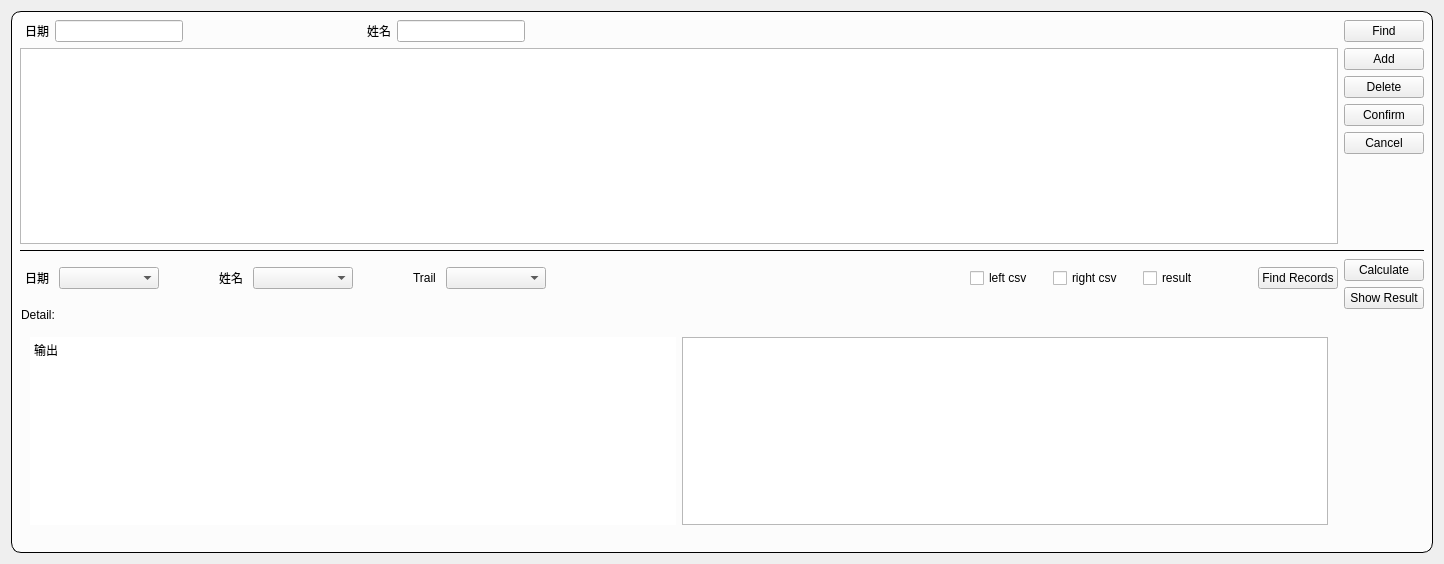
        <widget class="QWidget" name="Page2">
         <attribute name="title">
          <string>档案</string>
         </attribute>
         <layout class="QVBoxLayout" name="verticalLayout_15">
          <item>
           <widget class="QWidget" name="database" native="true">
            <property name="styleSheet">
             <string notr="true">#database{
border:1px solid;
border-radius: 10px;
background-color: rgba(255, 255, 255, 200);}</string>
            </property>
            <layout class="QVBoxLayout" name="verticalLayout_14" stretch="0,2,3">
             <item>
              <layout class="QHBoxLayout" name="horizontalLayout_18">
               <property name="rightMargin">
                <number>0</number>
               </property>
               <item>
                <layout class="QHBoxLayout" name="horizontalLayout_16">
                 <property name="leftMargin">
                  <number>5</number>
                 </property>
                 <property name="rightMargin">
                  <number>5</number>
                 </property>
                 <item>
                  <widget class="QLabel" name="DateLabel">
                   <property name="text">
                    <string>日期</string>
                   </property>
                  </widget>
                 </item>
                 <item>
                  <widget class="QLineEdit" name="findByDate"/>
                 </item>
                </layout>
               </item>
               <item>
                <spacer name="horizontalSpacer_8">
                 <property name="orientation">
                  <enum>Qt::Horizontal</enum>
                 </property>
                 <property name="sizeHint" stdset="0">
                  <size>
                   <width>40</width>
                   <height>20</height>
                  </size>
                 </property>
                </spacer>
               </item>
               <item>
                <layout class="QHBoxLayout" name="horizontalLayout_17">
                 <property name="leftMargin">
                  <number>5</number>
                 </property>
                 <property name="rightMargin">
                  <number>5</number>
                 </property>
                 <item>
                  <widget class="QLabel" name="NameLabel">
                   <property name="text">
                    <string>姓名</string>
                   </property>
                  </widget>
                 </item>
                 <item>
                  <widget class="QLineEdit" name="findByName"/>
                 </item>
                </layout>
               </item>
               <item>
                <spacer name="horizontalSpacer_9">
                 <property name="orientation">
                  <enum>Qt::Horizontal</enum>
                 </property>
                 <property name="sizeHint" stdset="0">
                  <size>
                   <width>808</width>
                   <height>20</height>
                  </size>
                 </property>
                </spacer>
               </item>
               <item>
                <widget class="QPushButton" name="databaseFind">
                 <property name="text">
                  <string>Find</string>
                 </property>
                </widget>
               </item>
              </layout>
             </item>
             <item>
              <layout class="QHBoxLayout" name="horizontalLayout_19">
               <item>
                <widget class="QTableView" name="databaseView">
                 <property name="styleSheet">
                  <string notr="true"/>
                 </property>
                </widget>
               </item>
               <item>
                <layout class="QVBoxLayout" name="verticalLayout_13">
                 <item>
                  <widget class="QPushButton" name="databaseAdd">
                   <property name="text">
                    <string>Add</string>
                   </property>
                  </widget>
                 </item>
                 <item>
                  <widget class="QPushButton" name="databaseDelete">
                   <property name="text">
                    <string>Delete</string>
                   </property>
                  </widget>
                 </item>
                 <item>
                  <widget class="QPushButton" name="databaseConfirm">
                   <property name="text">
                    <string>Confirm</string>
                   </property>
                  </widget>
                 </item>
                 <item>
                  <widget class="QPushButton" name="databaseCancel">
                   <property name="text">
                    <string>Cancel</string>
                   </property>
                  </widget>
                 </item>
                 <item>
                  <spacer name="verticalSpacer_16">
                   <property name="orientation">
                    <enum>Qt::Vertical</enum>
                   </property>
                   <property name="sizeType">
                    <enum>QSizePolicy::Expanding</enum>
                   </property>
                   <property name="sizeHint" stdset="0">
                    <size>
                     <width>20</width>
                     <height>40</height>
                    </size>
                   </property>
                  </spacer>
                 </item>
                </layout>
               </item>
              </layout>
             </item>
             <item>
              <widget class="QWidget" name="docWidget" native="true">
               <property name="minimumSize">
                <size>
                 <width>100</width>
                 <height>103</height>
                </size>
               </property>
               <property name="styleSheet">
                <string notr="true">#docWidget{
	border-top:1px solid;
}</string>
               </property>
               <layout class="QHBoxLayout" name="horizontalLayout_24">
                <property name="leftMargin">
                 <number>0</number>
                </property>
                <property name="rightMargin">
                 <number>0</number>
                </property>
                <item>
                 <layout class="QVBoxLayout" name="verticalLayout_16">
                  <property name="spacing">
                   <number>10</number>
                  </property>
                  <item>
                   <layout class="QHBoxLayout" name="horizontalLayout_23">
                    <item>
                     <layout class="QHBoxLayout" name="horizontalLayout_20">
                      <property name="leftMargin">
                       <number>5</number>
                      </property>
                      <property name="rightMargin">
                       <number>5</number>
                      </property>
                      <item>
                       <widget class="QLabel" name="DateLabel_2">
                        <property name="text">
                         <string>日期</string>
                        </property>
                       </widget>
                      </item>
                      <item>
                       <widget class="QComboBox" name="comboBox_date">
                        <property name="minimumSize">
                         <size>
                          <width>100</width>
                          <height>0</height>
                         </size>
                        </property>
                       </widget>
                      </item>
                     </layout>
                    </item>
                    <item>
                     <spacer name="horizontalSpacer_12">
                      <property name="orientation">
                       <enum>Qt::Horizontal</enum>
                      </property>
                      <property name="sizeHint" stdset="0">
                       <size>
                        <width>40</width>
                        <height>20</height>
                       </size>
                      </property>
                     </spacer>
                    </item>
                    <item>
                     <layout class="QHBoxLayout" name="horizontalLayout_21">
                      <property name="leftMargin">
                       <number>5</number>
                      </property>
                      <property name="rightMargin">
                       <number>5</number>
                      </property>
                      <item>
                       <widget class="QLabel" name="NameLabel_2">
                        <property name="text">
                         <string>姓名</string>
                        </property>
                       </widget>
                      </item>
                      <item>
                       <widget class="QComboBox" name="comboBox_name">
                        <property name="minimumSize">
                         <size>
                          <width>100</width>
                          <height>0</height>
                         </size>
                        </property>
                       </widget>
                      </item>
                     </layout>
                    </item>
                    <item>
                     <spacer name="horizontalSpacer_13">
                      <property name="orientation">
                       <enum>Qt::Horizontal</enum>
                      </property>
                      <property name="sizeHint" stdset="0">
                       <size>
                        <width>40</width>
                        <height>20</height>
                       </size>
                      </property>
                     </spacer>
                    </item>
                    <item>
                     <layout class="QHBoxLayout" name="horizontalLayout_27">
                      <property name="leftMargin">
                       <number>5</number>
                      </property>
                      <property name="rightMargin">
                       <number>5</number>
                      </property>
                      <item>
                       <widget class="QLabel" name="NameLabel_3">
                        <property name="text">
                         <string>Trail</string>
                        </property>
                       </widget>
                      </item>
                      <item>
                       <widget class="QComboBox" name="comboBox_trail">
                        <property name="minimumSize">
                         <size>
                          <width>100</width>
                          <height>0</height>
                         </size>
                        </property>
                       </widget>
                      </item>
                     </layout>
                    </item>
                    <item>
                     <spacer name="horizontalSpacer_11">
                      <property name="orientation">
                       <enum>Qt::Horizontal</enum>
                      </property>
                      <property name="sizeHint" stdset="0">
                       <size>
                        <width>400</width>
                        <height>20</height>
                       </size>
                      </property>
                     </spacer>
                    </item>
                    <item>
                     <widget class="QWidget" name="widget_2" native="true">
                      <property name="sizePolicy">
                       <sizepolicy hsizetype="Expanding" vsizetype="Preferred">
                        <horstretch>0</horstretch>
                        <verstretch>0</verstretch>
                       </sizepolicy>
                      </property>
                      <property name="minimumSize">
                       <size>
                        <width>0</width>
                        <height>0</height>
                       </size>
                      </property>
                      <layout class="QHBoxLayout" name="horizontalLayout_34">
                       <property name="spacing">
                        <number>20</number>
                       </property>
                       <item>
                        <widget class="QCheckBox" name="checkBox_left">
                         <property name="enabled">
                          <bool>true</bool>
                         </property>
                         <property name="text">
                          <string>left csv</string>
                         </property>
                         <property name="checkable">
                          <bool>true</bool>
                         </property>
                         <property name="checked">
                          <bool>false</bool>
                         </property>
                        </widget>
                       </item>
                       <item>
                        <widget class="QCheckBox" name="checkBox_right">
                         <property name="enabled">
                          <bool>true</bool>
                         </property>
                         <property name="text">
                          <string>right csv</string>
                         </property>
                         <property name="checkable">
                          <bool>true</bool>
                         </property>
                        </widget>
                       </item>
                       <item>
                        <widget class="QCheckBox" name="checkBox_result">
                         <property name="enabled">
                          <bool>true</bool>
                         </property>
                         <property name="text">
                          <string>result</string>
                         </property>
                         <property name="checkable">
                          <bool>true</bool>
                         </property>
                        </widget>
                       </item>
                      </layout>
                     </widget>
                    </item>
                    <item>
                     <spacer name="horizontalSpacer">
                      <property name="orientation">
                       <enum>Qt::Horizontal</enum>
                      </property>
                      <property name="sizeHint" stdset="0">
                       <size>
                        <width>40</width>
                        <height>20</height>
                       </size>
                      </property>
                     </spacer>
                    </item>
                    <item>
                     <widget class="QPushButton" name="findRecordsBtn">
                      <property name="text">
                       <string>Find Records</string>
                      </property>
                     </widget>
                    </item>
                   </layout>
                  </item>
                  <item>
                   <widget class="QFrame" name="frame">
                    <property name="styleSheet">
                     <string notr="true">#widget{border-radius:10px;
	background-color: rgb(212, 212, 212);
}
</string>
                    </property>
                    <layout class="QVBoxLayout" name="verticalLayout_18">
                     <property name="leftMargin">
                      <number>1</number>
                     </property>
                     <property name="topMargin">
                      <number>1</number>
                     </property>
                     <property name="rightMargin">
                      <number>1</number>
                     </property>
                     <property name="bottomMargin">
                      <number>1</number>
                     </property>
                     <item>
                      <widget class="QLabel" name="label_detail">
                       <property name="text">
                        <string>Detail: </string>
                       </property>
                      </widget>
                     </item>
                     <item>
                      <widget class="QWidget" name="widget_3" native="true">
                       <property name="sizePolicy">
                        <sizepolicy hsizetype="Preferred" vsizetype="Expanding">
                         <horstretch>0</horstretch>
                         <verstretch>100</verstretch>
                        </sizepolicy>
                       </property>
                       <layout class="QHBoxLayout" name="horizontalLayout_33">
                        <item>
                         <widget class="QTextEdit" name="docDetail">
                          <property name="styleSheet">
                           <string notr="true">#docDetail{border-radius: 10px}</string>
                          </property>
                          <property name="frameShape">
                           <enum>QFrame::StyledPanel</enum>
                          </property>
                          <property name="frameShadow">
                           <enum>QFrame::Sunken</enum>
                          </property>
                          <property name="lineWidth">
                           <number>1</number>
                          </property>
                          <property name="midLineWidth">
                           <number>0</number>
                          </property>
                          <property name="markdown">
                           <string>输出

</string>
                          </property>
                          <property name="html">
                           <string>&lt;!DOCTYPE HTML PUBLIC &quot;-//W3C//DTD HTML 4.0//EN&quot; &quot;http://www.w3.org/TR/REC-html40/strict.dtd&quot;&gt;
&lt;html&gt;&lt;head&gt;&lt;meta name=&quot;qrichtext&quot; content=&quot;1&quot; /&gt;&lt;meta charset=&quot;utf-8&quot; /&gt;&lt;style type=&quot;text/css&quot;&gt;
p, li { white-space: pre-wrap; }
hr { height: 1px; border-width: 0; }
li.unchecked::marker { content: &quot;\2610&quot;; }
li.checked::marker { content: &quot;\2612&quot;; }
&lt;/style&gt;&lt;/head&gt;&lt;body style=&quot; font-family:'Microsoft YaHei UI'; font-size:9pt; font-weight:400; font-style:normal;&quot;&gt;
&lt;p style=&quot; margin-top:6px; margin-bottom:6px; margin-left:0px; margin-right:0px; -qt-block-indent:0; text-indent:0px;&quot;&gt;输出&lt;/p&gt;&lt;/body&gt;&lt;/html&gt;</string>
                          </property>
                         </widget>
                        </item>
                        <item>
                         <widget class="QTextEdit" name="docDetail_2">
                          <property name="styleSheet">
                           <string notr="true">#docDetail{border-radius: 10px}</string>
                          </property>
                          <property name="frameShape">
                           <enum>QFrame::StyledPanel</enum>
                          </property>
                          <property name="frameShadow">
                           <enum>QFrame::Sunken</enum>
                          </property>
                          <property name="lineWidth">
                           <number>1</number>
                          </property>
                          <property name="midLineWidth">
                           <number>0</number>
                          </property>
                          <property name="markdown">
                           <string/>
                          </property>
                          <property name="html">
                           <string>&lt;!DOCTYPE HTML PUBLIC &quot;-//W3C//DTD HTML 4.0//EN&quot; &quot;http://www.w3.org/TR/REC-html40/strict.dtd&quot;&gt;
&lt;html&gt;&lt;head&gt;&lt;meta name=&quot;qrichtext&quot; content=&quot;1&quot; /&gt;&lt;meta charset=&quot;utf-8&quot; /&gt;&lt;style type=&quot;text/css&quot;&gt;
p, li { white-space: pre-wrap; }
hr { height: 1px; border-width: 0; }
li.unchecked::marker { content: &quot;\2610&quot;; }
li.checked::marker { content: &quot;\2612&quot;; }
&lt;/style&gt;&lt;/head&gt;&lt;body style=&quot; font-family:'Microsoft YaHei UI'; font-size:9pt; font-weight:400; font-style:normal;&quot;&gt;
&lt;p style=&quot;-qt-paragraph-type:empty; margin-top:0px; margin-bottom:0px; margin-left:0px; margin-right:0px; -qt-block-indent:0; text-indent:0px;&quot;&gt;&lt;br /&gt;&lt;/p&gt;&lt;/body&gt;&lt;/html&gt;</string>
                          </property>
                         </widget>
                        </item>
                       </layout>
                      </widget>
                     </item>
                    </layout>
                   </widget>
                  </item>
                 </layout>
                </item>
                <item>
                 <layout class="QVBoxLayout" name="verticalLayout_17">
                  <item>
                   <widget class="QPushButton" name="calculateResultBtn">
                    <property name="text">
                     <string>Calculate</string>
                    </property>
                   </widget>
                  </item>
                  <item>
                   <widget class="QPushButton" name="showResultBtn">
                    <property name="text">
                     <string>Show Result</string>
                    </property>
                   </widget>
                  </item>
                  <item>
                   <spacer name="verticalSpacer_9">
                    <property name="orientation">
                     <enum>Qt::Vertical</enum>
                    </property>
                    <property name="sizeHint" stdset="0">
                     <size>
                      <width>20</width>
                      <height>40</height>
                     </size>
                    </property>
                   </spacer>
                  </item>
                 </layout>
                </item>
               </layout>
              </widget>
             </item>
            </layout>
           </widget>
          </item>
         </layout>
        </widget>
